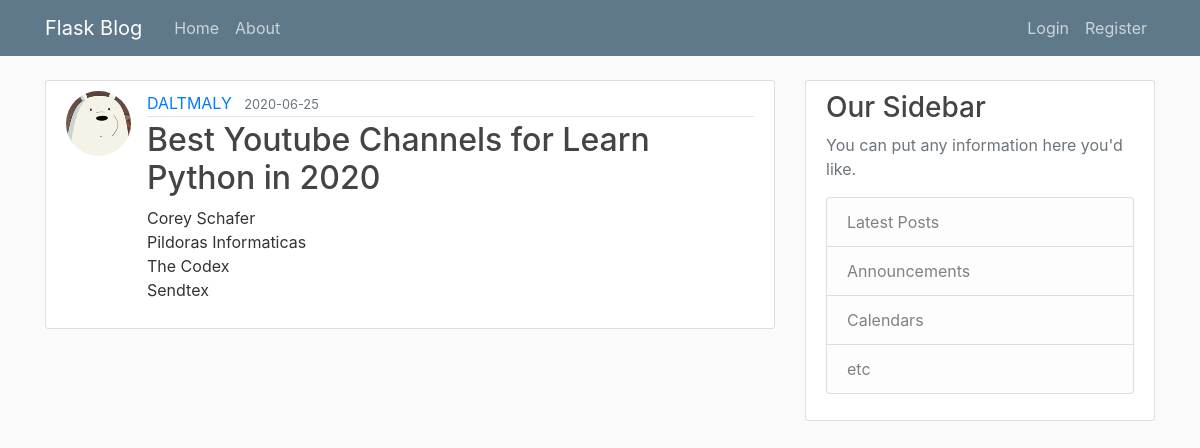
/post/1, run on the app's committed database.
### flaskblog/models.py (models this page shows, shortened)
class User(db.Model, UserMixin):
    id = db.Column(db.Integer, primary_key = True)
    username = db.Column(db.String(20), unique = True, nullable = False)
    email = db.Column(db.String(120), unique = True, nullable = False)
    image_file = db.Column(db.String(20), nullable = False, default = 'default.jpg')
    password = db.Column(db.String(60), nullable = False)
    posts = db.relationship('Post', backref='author', lazy = True)

class Post(db.Model):
    id = db.Column(db.Integer, primary_key = True)
    title = db.Column(db.String(100), nullable = False)
    date_posted = db.Column(db.DateTime, nullable = False, default = datetime.utcnow())
    content = db.Column(db.Text, nullable = False,)
    user_id = db.Column(db.Integer, db.ForeignKey('user.id'), nullable = False)

### flaskblog/posts/routes.py (the view)
@posts.route("/post/<int:post_id>")
def post(post_id):
    post = Post.query.get_or_404(post_id)
    return render_template('post.html', title = post.title, post = post)

### flaskblog/templates/post.html (shortened to what this page needs)
{% extends "layout.html" %}
{% block content %}
        <article class="media content-section">
          <img class="rounded-circle article-img" src = "{{  url_for('static', filename = 'profile_pics/' + post.author.image_file)  }}" >
            <div class="media-body">
            <div class="article-metadata">
              <a class="mr-2" href="{{url_for('users.user_posts', username = post.author.username)}}">{{ post.author.username }}</a>
              <small class="text-muted">{{ post.date_posted.strftime('%Y-%m-%d') }}</small>
            </div>
            <h2 class="article-title" href = "{{ url_for('posts.post', post_id = post.id) }}">{{post.title}}</h2>
            <p class="article-content">{{ post.content }}</p>
        </article>
{% endblock content %}

### flaskblog/static/main.css (style rules this page uses)
body { background: #fafafa; color: #333333; margin-top: 5rem; }
h1, h2, h3, h4, h5, h6 { color: #444444; }
.content-section { background: #ffffff; padding: 10px 20px; border: 1px solid #dddddd; border-radius: 3px; margin-bottom: 20px; }
.article-title { color: #444444; }
.article-content { white-space: pre-line; }
.article-img { height: 65px; width: 65px; margin-right: 16px; }
.article-metadata { padding-bottom: 1px; margin-bottom: 4px; border-bottom: 1px solid #e3e3e3 }

### data on the page
User: image_file (picture), author.username "DALTMALY"
Post: date_posted "2020-06-25", title "Best Youtube Channels for Learn Python in 2020", content "Corey Schafer Pildoras Informaticas The Codex Sendtex"
